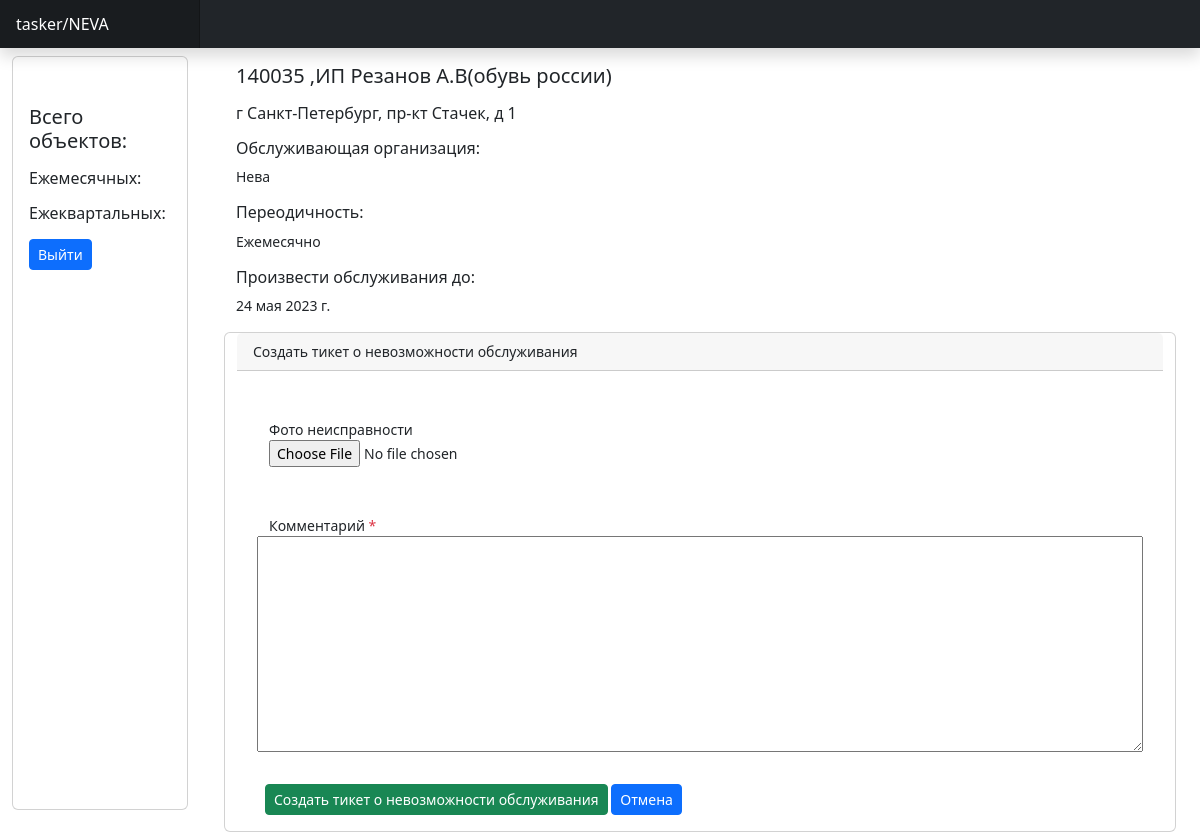
The page /technicians/failed_service/71/create (signed in) on the database its author committed.
### fire_alarm_objects/models.py (models this page shows, shortened)
class FireAlarmObject(models.Model):
    FREQUENCY_CHOICES = (
        ('Ежемесячно', 'Ежемесячно'),
        ('Ежеквартально', 'Ежеквартально'),
    )
    name = models.CharField(
        max_length=255,
        verbose_name='название объекта',
        help_text='Название объекта, на котором установлена пожарная сигнализация.'
    )
    frequency = models.CharField(
        max_length=15,
        choices=FREQUENCY_CHOICES,
        verbose_name='периодичность обслуживания',
        help_text='Периодичность обслуживания пожарной сигнализации на объекте.'
    )
    last_service_date = models.DateField(
        verbose_name='дата последнего обслуживания',
        help_text='Дата последнего обслуживания пожарной сигнализации на объекте.'
    )
    next_service_date = models.DateField(
        verbose_name='дата следующего обслуживания',
        help_text='Дата следующего обслуживания пожарной сигнализации на объекте.',
        blank=True,
        null=True
    )
    photo = models.ImageField(
        verbose_name='фото объекта',
        help_text='Фотография объекта, на котором установлена пожарная сигнализация.',
        blank=True,
        null=True,
        upload_to='service_photos/'
    )
    address = models.ForeignKey(
        Address,
        on_delete=models.CASCADE,
        verbose_name='Адрес объекта',
        related_name='fire_alarm_objects')
    branch = models.ForeignKey(
        Branch,
        on_delete=models.CASCADE,
        verbose_name='филиал',
        help_text='Филиал, к которому относится данный объект.',
        related_name='fire_alarm_objects'
    )
    service_zone = models.ForeignKey(
        ServiceZone,
        blank=True,
        null=True,
        on_delete=models.SET_NULL,
        verbose_name="Зона обслуживания",
        related_name="fire_alarm_objects")
    service_organizations = models.ForeignKey(
        ServiceOrganizations,
        blank=True,
        null=True,
        on_delete=models.DO_NOTHING,
        verbose_name="Обслуживающия организация",
        related_name="fire_alarm_objects"
    )
    class Meta:
        verbose_name = 'объект'
        verbose_name_plural = 'объекты'

class Address(models.Model):
    address = models.CharField(max_length=200, verbose_name="Адрес")
    latitude = models.FloatField(verbose_name="Широта", null=True, blank=True)
    longitude = models.FloatField(
        verbose_name="Долгота", null=True, blank=True)
    class Meta:
        verbose_name = 'Адрес'
        verbose_name_plural = 'Адреса'
    def __str__(self):
        return self.address

### service_оrganizations/models.py (models this page shows)
class ServiceOrganizations (models.Model):
    name = models.CharField(verbose_name='Обслуживающая организация',
                            max_length=50,)
    def __str__ (self):
        return self.name

### technicians/views.py (the view)
# urls.py: path('failed_service/<int:object_id>/create',views.failed_service_create, name= 'failed_service_create')
def failed_service_create(request, object_id):
    form = FailedServiceForm(request.POST or None,
                             files=request.FILES or None,)
    fire_alarm_object = get_object_or_404(FireAlarmObject, id=object_id)
    technician = get_object_or_404(Technician, user=request.user)
    if form.is_valid():
        failed_service = form.save(commit=False)
        failed_service.technician = technician
        failed_service.fire_alarm_object = fire_alarm_object
        failed_service.save()
        return redirect('technicians:fire_alarm_object_service_detail', object_id)
    template = 'technicians/failed_service_create.html'
    context = {'form': form,
               'object': fire_alarm_object,
               'mobi': True, }
    return render(request, template, context)

### fire_alarm_objects/forms.py
class FailedServiceForm(forms.ModelForm):
    class Meta:
        model = FailedService
        fields = ('photo', 'comment')

### templates/technicians/failed_service_create.html (shortened to what this page needs)
{% extends 'base.html' %}
{% block sidebarMenu %}
  {% include 'technicians/includes/sidebarMenu.html' %}
{% endblock sidebarMenu %}
{% load thumbnail %}
{% block content %}
<div class="container">
    <div class = 'row'>
      <div class='container'>
        <p class="card-text"><h5>{{ object.name }}</h5></p>
        <p class="card-text"><h6>{{ object.address}}</h6></p>
        <p class="card-text"><h6>Обслуживающая организация:</h6> {{ object.service_organizations }}</p>
        <p class="card-text"><h6>Переодичность:</h6> {{ object.frequency }}</p>
        <p class="card-text"><h6>Произвести обслуживания до:</h6> {{ object.next_service_date }}</p>
      </div>
      <div class="card">
        <div class="card-header">
            {% if is_edit %}
              Редактировать тикет о невозможности обслуживания
            {% else %}
              Создать тикет о невозможности обслуживания
            {% endif %}
        </div>
        <div class="card-body">
          {% if is_edit %}
            <form id="failed_service-form" method="POST" enctype="multipart/form-data" action="{% url 'technicians:failed_service_create' object.id %}">
          {% else %}
            <form id="failed_service-form" method="POST" enctype="multipart/form-data" action="{% url 'technicians:failed_service_create' object.id%}">
          {% endif %}
                {% for field in form %}
                    <div class="form-group row my-3 p-3">
                      <label for="{{field.id_for_label}}">
                        {{ field.label }}
                        {% if field.field.required %}
                          <span class="required text-danger" >*</span>
                        {% endif %}
                      </label>
                      {{ field }}
                    </div>
                {% endfor %}
              <div class ='container'>
                <button id="failed_service-form" class="btn btn-success btn-sm">Создать тикет о невозможности обслуживания</button>
                <a href="{% url 'technicians:index' %}" class="btn btn-primary btn-sm">Отмена</a>
              </div>
            </form>
          </div>
        </div>
      </div>
</div>
{% endblock content %}

### static/css/dashboard.css (style rules this page uses)
body { font-size: .875rem; }

### rows shown on the page
FireAlarmObject: name "140035 ,ИП Резанов А.В(обувь россии)", address "г Санкт-Петербург, пр-кт Стачек, д 1", service_organizations "Нева", frequency "Ежемесячно", next_service_date "24 мая 2023 г."

### other values the page prints
{{ field.label }} "Фото неисправности" "Комментарий"
